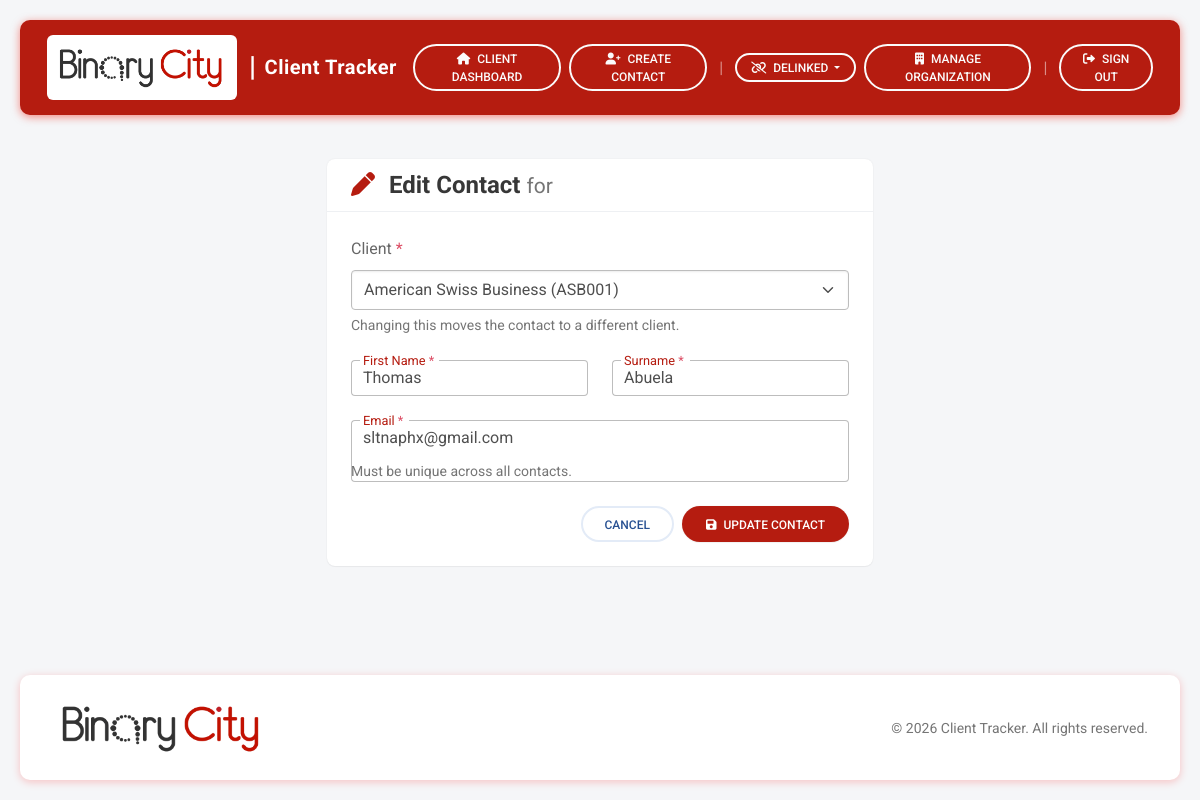
Page /contacts/2/edit/ (signed in) on the committed database.
### clientTrackerApp/models.py (models this page shows, shortened)
class Contact(models.Model):
    client = models.ForeignKey(Client,on_delete=models.SET_NULL, null=True,blank=True, related_name="contacts",)
    first_name = models.CharField(max_length=100)
    surname    = models.CharField(max_length=100)
    email      = models.EmailField(unique=True, validators=[EmailValidator()])
    created_at = models.DateTimeField(auto_now_add=True)
    history = HistoricalRecords()
    class Meta:
        ordering = ["surname", "first_name"]

### clientTrackerApp/views.py (the view)
# urls.py: path("contacts/<int:pk>/edit/", views.contact_edit, name="contact-edit"),
@login_required
@staff_required
def contact_edit(request, pk):
    contact = get_object_or_404(Contact.objects.select_related("client"), pk=pk)
    if request.method == "POST":
        form = ContactForm(request.POST, instance=contact)
        if form.is_valid():
            form.save()
            messages.success(request, "Contact updated.")
            return redirect("client-detail", pk=contact.client_id)
    else:
        form = ContactForm(instance=contact)
    return render(
        request,
        "clientTrackerApp/contacts/contact_edit.html",
        {"form": form, "contact": contact, "client": contact.client},
    )

### clientTrackerApp/forms.py (shortened to what this page needs)
class ContactForm(forms.ModelForm):
    class Meta:
        model = Contact
        fields = ["client", "first_name", "surname", "email"]
        widgets = {
            "client": forms.Select(attrs={"class": "form-select"}),
            "first_name": forms.TextInput(attrs={"class": "form-control"}),
            "surname": forms.TextInput(attrs={"class": "form-control"}),
            "email": forms.EmailInput(attrs={"class": "form-control"}),
        }
    def __init__(self, *args, client=None, **kwargs):
        super().__init__(*args, **kwargs)
        self._fixed_client = client
        if client is not None:
            self.fields.pop("client", None)
        else:
            self.fields["client"].required = True
            self.fields["client"].empty_label = None

### templates/clientTrackerApp/contacts/contact_edit.html (shortened to what this page needs)
{% extends "base.html" %}
{% block content %}
<div class="row justify-content-center">
  <div class="col-md-8 col-lg-6">
    <div class="card shadow-1 border-0 rounded-3">
      <div class="card-header card-header-clean">
        <h4 class="mb-0 fw-bold">
          <i class="fas fa-pen text-ct me-2"></i> Edit Contact
          <small class="text-muted fw-normal">
            for {{ client.name }}
          </small>
        </h4>
      </div>
      <div class="card-body">
        <form method="post" novalidate>
          <div class="mb-4">
            <label for="{{ form.client.id_for_label }}" class="form-label fw-medium">
              Client <span class="text-danger">*</span>
            </label>
            <select id="{{ form.client.id_for_label }}" name="{{ form.client.name }}"
                    class="form-select {% if form.client.errors %}is-invalid{% endif %}" required>
              {% for opt in form.client.field.queryset %}
                <option value="{{ opt.pk }}"
                  {% if form.client.value|stringformat:"s" == opt.pk|stringformat:"s" %}selected{% endif %}>
                  {{ opt.name }} ({{ opt.code }})
                </option>
              {% endfor %}
            </select>
            <div class="form-text">
              Changing this moves the contact to a different client.
            </div>
          </div>
          <div class="row">
            <div class="col-md-6">
              <div class="form-outline mb-4">
                <input type="text" id="{{ form.first_name.id_for_label }}" name="{{ form.first_name.name }}"
                       class="form-control {% if form.first_name.errors %}is-invalid{% endif %}"
                       value="{{ form.first_name.value|default:'' }}" required>
                <label class="form-label" for="{{ form.first_name.id_for_label }}">First Name <span class="text-danger">*</span></label>
              </div>
            </div>
            <div class="col-md-6">
              <div class="form-outline mb-4">
                <input type="text" id="{{ form.surname.id_for_label }}" name="{{ form.surname.name }}"
                       class="form-control {% if form.surname.errors %}is-invalid{% endif %}"
                       value="{{ form.surname.value|default:'' }}" required>
                <label class="form-label" for="{{ form.surname.id_for_label }}">Surname <span class="text-danger">*</span></label>
              </div>
            </div>
          </div>
          <div class="form-outline mb-4">
            <input type="email" id="{{ form.email.id_for_label }}" name="{{ form.email.name }}"
                   class="form-control {% if form.email.errors %}is-invalid{% endif %}"
                   value="{{ form.email.value|default:'' }}" required>
            <label class="form-label" for="{{ form.email.id_for_label }}">Email <span class="text-danger">*</span></label>
            <div class="form-text">Must be unique across all contacts.</div>
          </div>
          <div class="d-flex justify-content-end gap-2">
            <a class="btn btn-outline-secondary btn-rounded" href="{% url 'client-detail' client.pk %}">Cancel</a>
            <button class="btn btn-ct btn-rounded shadow-1" type="submit">
              <i class="fas fa-save me-1"></i> Update Contact
            </button>
          </div>
        </form>
      </div>
    </div>
  </div>
</div>
{% endblock %}

### templates/base.html (style rules this page uses)
:root { --ct-red: #b51c10; --ct-grey: #989898; --ct-dark: #373737; --ct-red-dark: #8e150c; }
body { font-family: 'Roboto', sans-serif; background: #f5f6f8; color: var(--ct-dark); }
.btn-ct { background: var(--ct-red); color: #fff; border: none; }
.text-ct { color: var(--ct-red) !important; }
.card-header-clean { background: #fff; border-bottom: 1px solid #eef0f3; border-radius: .75rem .75rem 0 0 !important; }
.btn-rounded { border-radius: 50rem; }
.form-outline .form-control:focus ~ .form-label, .form-outline .form-control.active ~ .form-label { color: var(--ct-red); }

### rows in the picture
Contact: first_name "Thomas", surname "Abuela", email "sltnaphx@gmail.com"

### other values in the picture
form field client "American Swiss Business (ASB001)"
